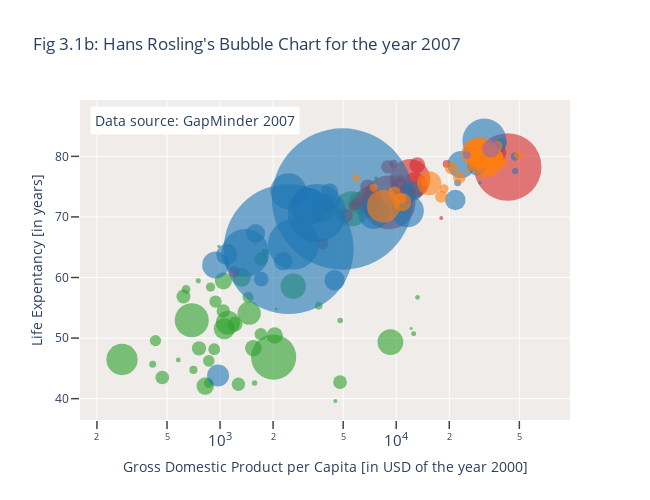

The notebook cell this image was saved under:
### Code cell
# (@) Send to Plotly and show in notebook
iplot(fig)

### Figure 1 — Plotly figure (JSON) as saved in the notebook; plotly's stock layout.template omitted (floating-point values rounded to 4 significant figures)
{"data": [{"marker": {"color": "#2ca02c", "line": {"width": 0}, "opacity": 0.6, "size": [33333216, 12420476, 8078314, 1639131, 14326203, 8390505, 17696293, 4369038, 10238807, 710960, 64606759, 3800610, 18013409, 496374, 80264543, 551201, 4906585, 76511887, 1454867, 1688359, 22873338, 9947814, 1472041, 35610177, 2012649, 3193942, 6036914, 19167654, 13327079, 12031795, 3270065, 1250882, 33757175, 19951656, 2055080, 12894865, 135031164, 798094, 8860588, 199579, 12267493, 6144562, 9118773, 43997828, 42292929, 1133066, 38139640, 5701579, 10276158, 29170398, 11746035, 12311143], "sizemode": "area", "sizeref": 131900.0}, "mode": "markers", "name": "Africa", "text": ["Country: Algeria    <br>Life Expectancy: 72.301 years    <br>GDP per capita: 6223.367465 $    <br>Population: 33.333216 million", "Country: Angola    <br>Life Expectancy: 42.731 years    <br>GDP per capita: 4797.231267 $    <br>Population: 12.420476 million", "Country: Benin    <br>Life Expectancy: 56.728 years    <br>GDP per capita: 1441.284873 $    <br>Population: 8.078314 million", "Country: Botswana    <br>Life Expectancy: 50.728 years    <br>GDP per capita: 12569.851770000001 $    <br>Population: 1.639131 million", "Country: Burkina Faso    <br>Life Expectancy: 52.295 years    <br>GDP per capita: 1217.032994 $    <br>Population: 14.326203 million", "Country: Burundi    <br>Life Expectancy: 49.58 years    <br>GDP per capita: 430.07069160000003 $    <br>Population: 8.390505 million", "Country: Cameroon    <br>Life Expectancy: 50.43 years    <br>GDP per capita: 2042.0952399999999 $    <br>Population: 17.696293 million", "Country: Central African Republic    <br>Life Expectancy: 44.74100000000001 years    <br>GDP per capita: 706.016537 $    <br>Population: 4.369038 million", "Country: Chad    <br>Life Expectancy: 50.651 years    <br>GDP per capita: 1704.0637239999999 $    <br>Population: 10.238807 million", "Country: Comoros    <br>Life Expectancy: 65.152 years    <br>GDP per capita: 986.1478792000001 $    <br>Population: 0.71096 million", "Country: Congo, Dem. Rep.    <br>Life Expectancy: 46.461999999999996 years    <br>GDP per capita: 277.55185869999997 $    <br>Population: 64.606759 million", "Country: Congo, Rep.    <br>Life Expectancy: 55.321999999999996 years    <br>GDP per capita: 3632.557798 $    <br>Population: 3.80061 million", "Country: Cote d'Ivoire    <br>Life Expectancy: 48.328 years    <br>GDP per capita: 1544.750112 $    <br>Population: 18.013409 million", "Country: Djibouti    <br>Life Expectancy: 54.791000000000004 years    <br>GDP per capita: 2082.4815670000003 $    <br>Population: 0.496374 million", "Country: Egypt    <br>Life Expectancy: 71.33800000000001 years    <br>GDP per capita: 5581.180998 $    <br>Population: 80.264543 million", "Country: Equatorial Guinea    <br>Life Expectancy: 51.57899999999999 years    <br>GDP per capita: 12154.08975 $    <br>Population: 0.551201 million", "Country: Eritrea    <br>Life Expectancy: 58.04 years    <br>GDP per capita: 641.3695236000001 $    <br>Population: 4.906585 million", "Country: Ethiopia    <br>Life Expectancy: 52.946999999999996 years    <br>GDP per capita: 690.8055759 $    <br>Population: 76.511887 million", "Country: Gabon    <br>Life Expectancy: 56.735 years    <br>GDP per capita: 13206.48452 $    <br>Population: 1.454867 million", "Country: Gambia    <br>Life Expectancy: 59.448 years    <br>GDP per capita: 752.7497265 $    <br>Population: 1.688359 million", "Country: Ghana    <br>Life Expectancy: 60.022 years    <br>GDP per capita: 1327.60891 $    <br>Population: 22.873338 million", "Country: Guinea    <br>Life Expectancy: 56.007 years    <br>GDP per capita: 942.6542111 $    <br>Population: 9.947814 million", "Country: Guinea-Bissau    <br>Life Expectancy: 46.388000000000005 years    <br>GDP per capita: 579.2317429999999 $    <br>Population: 1.472041 million", "Country: Kenya    <br>Life Expectancy: 54.11 years    <br>GDP per capita: 1463.249282 $    <br>Population: 35.610177 million", "Country: Lesotho    <br>Life Expectancy: 42.592 years    <br>GDP per capita: 1569.331442 $    <br>Population: 2.012649 million", "Country: Liberia    <br>Life Expectancy: 45.678000000000004 years    <br>GDP per capita: 414.5073415 $    <br>Population: 3.193942 million", "Country: Libya    <br>Life Expectancy: 73.952 years    <br>GDP per capita: 12057.49928 $    <br>Population: 6.036914 million", "Country: Madagascar    <br>Life Expectancy: 59.443000000000005 years    <br>GDP per capita: 1044.770126 $    <br>Population: 19.167654 million", "Country: Malawi    <br>Life Expectancy: 48.303000000000004 years    <br>GDP per capita: 759.3499101 $    <br>Population: 13.327079 million", "Country: Mali    <br>Life Expectancy: 54.467 years    <br>GDP per capita: 1042.581557 $    <br>Population: 12.031795 million", "Country: Mauritania    <br>Life Expectancy: 64.164 years    <br>GDP per capita: 1803.1514960000002 $    <br>Population: 3.270065 million", "Country: Mauritius    <br>Life Expectancy: 72.801 years    <br>GDP per capita: 10956.99112 $    <br>Population: 1.250882 million", "Country: Morocco    <br>Life Expectancy: 71.164 years    <br>GDP per capita: 3820.17523 $    <br>Population: 33.757175 million", "Country: Mozambique    <br>Life Expectancy: 42.082 years    <br>GDP per capita: 823.6856205 $    <br>Population: 19.951656 million", "Country: Namibia    <br>Life Expectancy: 52.906000000000006 years    <br>GDP per capita: 4811.060429 $    <br>Population: 2.05508 million", "Country: Niger    <br>Life Expectancy: 56.867 years    <br>GDP per capita: 619.6768923999999 $    <br>Population: 12.894865 million", "Country: Nigeria    <br>Life Expectancy: 46.858999999999995 years    <br>GDP per capita: 2013.9773050000001 $    <br>Population: 135.031164 million", "Country: Reunion    <br>Life Expectancy: 76.442 years    <br>GDP per capita: 7670.122558 $    <br>Population: 0.798094 million", "Country: Rwanda    <br>Life Expectancy: 46.242 years    <br>GDP per capita: 863.0884639000001 $    <br>Population: 8.860588 million", "Country: Sao Tome and Principe    <br>Life Expectancy: 65.528 years    <br>GDP per capita: 1598.435089 $    <br>Population: 0.199579 million", "Country: Senegal    <br>Life Expectancy: 63.062 years    <br>GDP per capita: 1712.4721359999999 $    <br>Population: 12.267493 million", "Country: Sierra Leone    <br>Life Expectancy: 42.568000000000005 years    <br>GDP per capita: 862.5407561000001 $    <br>Population: 6.144562 million", "Country: Somalia    <br>Life Expectancy: 48.159 years    <br>GDP per capita: 926.1410683 $    <br>Population: 9.118773 million", "Country: South Africa    <br>Life Expectancy: 49.339 years    <br>GDP per capita: 9269.657808 $    <br>Population: 43.997828 million", "Country: Sudan    <br>Life Expectancy: 58.556000000000004 years    <br>GDP per capita: 2602.394995 $    <br>Population: 42.292929 million", "Country: Swaziland    <br>Life Expectancy: 39.613 years    <br>GDP per capita: 4513.480643 $    <br>Population: 1.133066 million", "Country: Tanzania    <br>Life Expectancy: 52.516999999999996 years    <br>GDP per capita: 1107.482182 $    <br>Population: 38.13964 million", "Country: Togo    <br>Life Expectancy: 58.42 years    <br>GDP per capita: 882.9699437999999 $    <br>Population: 5.701579 million", "Country: Tunisia    <br>Life Expectancy: 73.923 years    <br>GDP per capita: 7092.923025 $    <br>Population: 10.276158 million", "Country: Uganda    <br>Life Expectancy: 51.542 years    <br>GDP per capita: 1056.3801210000001 $    <br>Population: 29.170398 million", "Country: Zambia    <br>Life Expectancy: 42.38399999999999 years    <br>GDP per capita: 1271.211593 $    <br>Population: 11.746035 million", "Country: Zimbabwe    <br>Life Expectancy: 43.486999999999995 years    <br>GDP per capita: 469.70929810000007 $    <br>Population: 12.311143 million"], "type": "scatter", "x": [6223.0, 4797.0, 1441.0, 12570.0, 1217.0, 430.1, 2042.0, 706.0, 1704.0, 986.1, 277.6, 3633.0, 1545.0, 2082.0, 5581.0, 12150.0, 641.4, 690.8, 13210.0, 752.7, 1328.0, 942.7, 579.2, 1463.0, 1569.0, 414.5, 12060.0, 1045.0, 759.3, 1043.0, 1803.0, 10960.0, 3820.0, 823.7, 4811.0, 619.7, 2014.0, 7670.0, 863.1, 1598.0, 1712.0, 862.5, 926.1, 9270.0, 2602.0, 4513.0, 1107.0, 883.0, 7093.0, 1056.0, 1271.0, 469.7], "y": [72.3, 42.73, 56.73, 50.73, 52.3, 49.58, 50.43, 44.74, 50.65, 65.15, 46.46, 55.32, 48.33, 54.79, 71.34, 51.58, 58.04, 52.95, 56.73, 59.45, 60.02, 56.01, 46.39, 54.11, 42.59, 45.68, 73.95, 59.44, 48.3, 54.47, 64.16, 72.8, 71.16, 42.08, 52.91, 56.87, 46.86, 76.44, 46.24, 65.53, 63.06, 42.57, 48.16, 49.34, 58.56, 39.61, 52.52, 58.42, 73.92, 51.54, 42.38, 43.49]}, {"marker": {"color": "#d62728", "line": {"width": 0}, "opacity": 0.6, "size": [40301927, 9119152, 190010647, 33390141, 16284741, 44227550, 4133884, 11416987, 9319622, 13755680, 6939688, 12572928, 8502814, 7483763, 2780132, 108700891, 5675356, 3242173, 6667147, 28674757, 3942491, 1056608, 301139947, 3447496, 26084662], "sizemode": "area", "sizeref": 131900.0}, "mode": "markers", "name": "Americas", "text": ["Country: Argentina    <br>Life Expectancy: 75.32 years    <br>GDP per capita: 12779.379640000001 $    <br>Population: 40.301927 million", "Country: Bolivia    <br>Life Expectancy: 65.554 years    <br>GDP per capita: 3822.1370840000004 $    <br>Population: 9.119152 million", "Country: Brazil    <br>Life Expectancy: 72.39 years    <br>GDP per capita: 9065.800825 $    <br>Population: 190.010647 million", "Country: Canada    <br>Life Expectancy: 80.653 years    <br>GDP per capita: 36319.235010000004 $    <br>Population: 33.390141 million", "Country: Chile    <br>Life Expectancy: 78.553 years    <br>GDP per capita: 13171.63885 $    <br>Population: 16.284741 million", "Country: Colombia    <br>Life Expectancy: 72.889 years    <br>GDP per capita: 7006.580419 $    <br>Population: 44.22755 million", "Country: Costa Rica    <br>Life Expectancy: 78.782 years    <br>GDP per capita: 9645.06142 $    <br>Population: 4.133884 million", "Country: Cuba    <br>Life Expectancy: 78.273 years    <br>GDP per capita: 8948.102923 $    <br>Population: 11.416987 million", "Country: Dominican Republic    <br>Life Expectancy: 72.235 years    <br>GDP per capita: 6025.374752000001 $    <br>Population: 9.319622 million", "Country: Ecuador    <br>Life Expectancy: 74.994 years    <br>GDP per capita: 6873.262326000001 $    <br>Population: 13.75568 million", "Country: El Salvador    <br>Life Expectancy: 71.878 years    <br>GDP per capita: 5728.353514 $    <br>Population: 6.939688 million", "Country: Guatemala    <br>Life Expectancy: 70.259 years    <br>GDP per capita: 5186.050003 $    <br>Population: 12.572928 million", "Country: Haiti    <br>Life Expectancy: 60.916000000000004 years    <br>GDP per capita: 1201.637154 $    <br>Population: 8.502814 million", "Country: Honduras    <br>Life Expectancy: 70.19800000000001 years    <br>GDP per capita: 3548.3308460000003 $    <br>Population: 7.483763 million", "Country: Jamaica    <br>Life Expectancy: 72.567 years    <br>GDP per capita: 7320.880262000001 $    <br>Population: 2.780132 million", "Country: Mexico    <br>Life Expectancy: 76.195 years    <br>GDP per capita: 11977.57496 $    <br>Population: 108.700891 million", "Country: Nicaragua    <br>Life Expectancy: 72.899 years    <br>GDP per capita: 2749.320965 $    <br>Population: 5.675356 million", "Country: Panama    <br>Life Expectancy: 75.53699999999999 years    <br>GDP per capita: 9809.185636 $    <br>Population: 3.242173 million", "Country: Paraguay    <br>Life Expectancy: 71.752 years    <br>GDP per capita: 4172.838464 $    <br>Population: 6.667147 million", "Country: Peru    <br>Life Expectancy: 71.421 years    <br>GDP per capita: 7408.905561 $    <br>Population: 28.674757 million", "Country: Puerto Rico    <br>Life Expectancy: 78.74600000000001 years    <br>GDP per capita: 19328.70901 $    <br>Population: 3.942491 million", "Country: Trinidad and Tobago    <br>Life Expectancy: 69.819 years    <br>GDP per capita: 18008.50924 $    <br>Population: 1.056608 million", "Country: United States    <br>Life Expectancy: 78.242 years    <br>GDP per capita: 42951.65309 $    <br>Population: 301.139947 million", "Country: Uruguay    <br>Life Expectancy: 76.384 years    <br>GDP per capita: 10611.46299 $    <br>Population: 3.447496 million", "Country: Venezuela    <br>Life Expectancy: 73.747 years    <br>GDP per capita: 11415.805690000001 $    <br>Population: 26.084662 million"], "type": "scatter", "x": [12780.0, 3822.0, 9066.0, 36320.0, 13170.0, 7007.0, 9645.0, 8948.0, 6025.0, 6873.0, 5728.0, 5186.0, 1202.0, 3548.0, 7321.0, 11980.0, 2749.0, 9809.0, 4173.0, 7409.0, 19330.0, 18010.0, 42950.0, 10610.0, 11420.0], "y": [75.32, 65.55, 72.39, 80.65, 78.55, 72.89, 78.78, 78.27, 72.23, 74.99, 71.88, 70.26, 60.92, 70.2, 72.57, 76.19, 72.9, 75.54, 71.75, 71.42, 78.75, 69.82, 78.24, 76.38, 73.75]}, {"marker": {"color": "#1f77b4", "line": {"width": 0}, "opacity": 0.6, "size": [31889923, 708573, 150448339, 14131858, 1318683096, 6980412, 1110396331, 223547000, 69453570, 27499638, 6426679, 127467972, 6053193, 23301725, 49044790, 2505559, 3921278, 24821286, 2874127, 47761980, 28901790, 3204897, 169270617, 91077287, 27601038, 4553009, 20378239, 19314747, 23174294, 65068149, 85262356, 4018332, 22211743], "sizemode": "area", "sizeref": 131900.0}, "mode": "markers", "name": "Asia", "text": ["Country: Afghanistan    <br>Life Expectancy: 43.828 years    <br>GDP per capita: 974.5803384 $    <br>Population: 31.889923 million", "Country: Bahrain    <br>Life Expectancy: 75.635 years    <br>GDP per capita: 29796.048339999998 $    <br>Population: 0.708573 million", "Country: Bangladesh    <br>Life Expectancy: 64.062 years    <br>GDP per capita: 1391.253792 $    <br>Population: 150.448339 million", "Country: Cambodia    <br>Life Expectancy: 59.723 years    <br>GDP per capita: 1713.7786859999999 $    <br>Population: 14.131858 million", "Country: China    <br>Life Expectancy: 72.961 years    <br>GDP per capita: 4959.1148539999995 $    <br>Population: 1318.683096 million", "Country: Hong Kong, China    <br>Life Expectancy: 82.208 years    <br>GDP per capita: 39724.97867 $    <br>Population: 6.980412 million", "Country: India    <br>Life Expectancy: 64.69800000000001 years    <br>GDP per capita: 2452.210407 $    <br>Population: 1110.396331 million", "Country: Indonesia    <br>Life Expectancy: 70.65 years    <br>GDP per capita: 3540.6515640000002 $    <br>Population: 223.547 million", "Country: Iran    <br>Life Expectancy: 70.964 years    <br>GDP per capita: 11605.71449 $    <br>Population: 69.45357 million", "Country: Iraq    <br>Life Expectancy: 59.545 years    <br>GDP per capita: 4471.061906 $    <br>Population: 27.499638 million", "Country: Israel    <br>Life Expectancy: 80.745 years    <br>GDP per capita: 25523.2771 $    <br>Population: 6.426679 million", "Country: Japan    <br>Life Expectancy: 82.603 years    <br>GDP per capita: 31656.06806 $    <br>Population: 127.467972 million", "Country: Jordan    <br>Life Expectancy: 72.535 years    <br>GDP per capita: 4519.461171 $    <br>Population: 6.053193 million", "Country: Korea, Dem. Rep.    <br>Life Expectancy: 67.297 years    <br>GDP per capita: 1593.06548 $    <br>Population: 23.301725 million", "Country: Korea, Rep.    <br>Life Expectancy: 78.623 years    <br>GDP per capita: 23348.139730000003 $    <br>Population: 49.04479 million", "Country: Kuwait    <br>Life Expectancy: 77.58800000000001 years    <br>GDP per capita: 47306.98978 $    <br>Population: 2.505559 million", "Country: Lebanon    <br>Life Expectancy: 71.993 years    <br>GDP per capita: 10461.05868 $    <br>Population: 3.921278 million", "Country: Malaysia    <br>Life Expectancy: 74.241 years    <br>GDP per capita: 12451.6558 $    <br>Population: 24.821286 million", "Country: Mongolia    <br>Life Expectancy: 66.803 years    <br>GDP per capita: 3095.7722710000003 $    <br>Population: 2.874127 million", "Country: Myanmar    <br>Life Expectancy: 62.068999999999996 years    <br>GDP per capita: 944.0 $    <br>Population: 47.76198 million", "Country: Nepal    <br>Life Expectancy: 63.785 years    <br>GDP per capita: 1091.359778 $    <br>Population: 28.90179 million", "Country: Oman    <br>Life Expectancy: 75.64 years    <br>GDP per capita: 22316.19287 $    <br>Population: 3.204897 million", "Country: Pakistan    <br>Life Expectancy: 65.483 years    <br>GDP per capita: 2605.94758 $    <br>Population: 169.270617 million", "Country: Philippines    <br>Life Expectancy: 71.688 years    <br>GDP per capita: 3190.481016 $    <br>Population: 91.077287 million", "Country: Saudi Arabia    <br>Life Expectancy: 72.777 years    <br>GDP per capita: 21654.83194 $    <br>Population: 27.601038 million", "Country: Singapore    <br>Life Expectancy: 79.972 years    <br>GDP per capita: 47143.179639999995 $    <br>Population: 4.553009 million", "Country: Sri Lanka    <br>Life Expectancy: 72.396 years    <br>GDP per capita: 3970.0954070000003 $    <br>Population: 20.378239 million", "Country: Syria    <br>Life Expectancy: 74.143 years    <br>GDP per capita: 4184.548089 $    <br>Population: 19.314747 million", "Country: Taiwan    <br>Life Expectancy: 78.4 years    <br>GDP per capita: 28718.27684 $    <br>Population: 23.174294 million", "Country: Thailand    <br>Life Expectancy: 70.616 years    <br>GDP per capita: 7458.3963269999995 $    <br>Population: 65.068149 million", "Country: Vietnam    <br>Life Expectancy: 74.249 years    <br>GDP per capita: 2441.576404 $    <br>Population: 85.262356 million", "Country: West Bank and Gaza    <br>Life Expectancy: 73.422 years    <br>GDP per capita: 3025.349798 $    <br>Population: 4.018332 million", "Country: Yemen, Rep.    <br>Life Expectancy: 62.698 years    <br>GDP per capita: 2280.769906 $    <br>Population: 22.211743 million"], "type": "scatter", "x": [974.6, 29800.0, 1391.0, 1714.0, 4959.0, 39720.0, 2452.0, 3541.0, 11610.0, 4471.0, 25520.0, 31660.0, 4519.0, 1593.0, 23350.0, 47310.0, 10460.0, 12450.0, 3096.0, 944, 1091.0, 22320.0, 2606.0, 3190.0, 21650.0, 47140.0, 3970.0, 4185.0, 28720.0, 7458.0, 2442.0, 3025.0, 2281.0], "y": [43.83, 75.64, 64.06, 59.72, 72.96, 82.21, 64.7, 70.65, 70.96, 59.55, 80.75, 82.6, 72.53, 67.3, 78.62, 77.59, 71.99, 74.24, 66.8, 62.07, 63.78, 75.64, 65.48, 71.69, 72.78, 79.97, 72.4, 74.14, 78.4, 70.62, 74.25, 73.42, 62.7]}, {"marker": {"color": "#ff7f0e", "line": {"width": 0}, "opacity": 0.6, "size": [3600523, 8199783, 10392226, 4552198, 7322858, 4493312, 10228744, 5468120, 5238460, 61083916, 82400996, 10706290, 9956108, 301931, 4109086, 58147733, 684736, 16570613, 4627926, 38518241, 10642836, 22276056, 10150265, 5447502, 2009245, 40448191, 9031088, 7554661, 71158647, 60776238], "sizemode": "area", "sizeref": 131900.0}, "mode": "markers", "name": "Europe", "text": ["Country: Albania    <br>Life Expectancy: 76.423 years    <br>GDP per capita: 5937.029525999999 $    <br>Population: 3.600523 million", "Country: Austria    <br>Life Expectancy: 79.829 years    <br>GDP per capita: 36126.4927 $    <br>Population: 8.199783 million", "Country: Belgium    <br>Life Expectancy: 79.441 years    <br>GDP per capita: 33692.60508 $    <br>Population: 10.392226 million", "Country: Bosnia and Herzegovina    <br>Life Expectancy: 74.852 years    <br>GDP per capita: 7446.298803 $    <br>Population: 4.552198 million", "Country: Bulgaria    <br>Life Expectancy: 73.005 years    <br>GDP per capita: 10680.79282 $    <br>Population: 7.322858 million", "Country: Croatia    <br>Life Expectancy: 75.748 years    <br>GDP per capita: 14619.222719999998 $    <br>Population: 4.493312 million", "Country: Czech Republic    <br>Life Expectancy: 76.486 years    <br>GDP per capita: 22833.30851 $    <br>Population: 10.228744 million", "Country: Denmark    <br>Life Expectancy: 78.332 years    <br>GDP per capita: 35278.41874 $    <br>Population: 5.46812 million", "Country: Finland    <br>Life Expectancy: 79.313 years    <br>GDP per capita: 33207.0844 $    <br>Population: 5.23846 million", "Country: France    <br>Life Expectancy: 80.657 years    <br>GDP per capita: 30470.0167 $    <br>Population: 61.083916 million", "Country: Germany    <br>Life Expectancy: 79.406 years    <br>GDP per capita: 32170.37442 $    <br>Population: 82.400996 million", "Country: Greece    <br>Life Expectancy: 79.483 years    <br>GDP per capita: 27538.41188 $    <br>Population: 10.70629 million", "Country: Hungary    <br>Life Expectancy: 73.33800000000001 years    <br>GDP per capita: 18008.94444 $    <br>Population: 9.956108 million", "Country: Iceland    <br>Life Expectancy: 81.757 years    <br>GDP per capita: 36180.789189999996 $    <br>Population: 0.301931 million", "Country: Ireland    <br>Life Expectancy: 78.885 years    <br>GDP per capita: 40675.99635 $    <br>Population: 4.109086 million", "Country: Italy    <br>Life Expectancy: 80.546 years    <br>GDP per capita: 28569.7197 $    <br>Population: 58.147733 million", "Country: Montenegro    <br>Life Expectancy: 74.543 years    <br>GDP per capita: 9253.896111 $    <br>Population: 0.684736 million", "Country: Netherlands    <br>Life Expectancy: 79.762 years    <br>GDP per capita: 36797.93332 $    <br>Population: 16.570613 million", "Country: Norway    <br>Life Expectancy: 80.196 years    <br>GDP per capita: 49357.19017 $    <br>Population: 4.627926 million", "Country: Poland    <br>Life Expectancy: 75.563 years    <br>GDP per capita: 15389.924680000002 $    <br>Population: 38.518241 million", "Country: Portugal    <br>Life Expectancy: 78.098 years    <br>GDP per capita: 20509.64777 $    <br>Population: 10.642836 million", "Country: Romania    <br>Life Expectancy: 72.476 years    <br>GDP per capita: 10808.47561 $    <br>Population: 22.276056 million", "Country: Serbia    <br>Life Expectancy: 74.002 years    <br>GDP per capita: 9786.534714 $    <br>Population: 10.150265 million", "Country: Slovak Republic    <br>Life Expectancy: 74.663 years    <br>GDP per capita: 18678.31435 $    <br>Population: 5.447502 million", "Country: Slovenia    <br>Life Expectancy: 77.926 years    <br>GDP per capita: 25768.25759 $    <br>Population: 2.009245 million", "Country: Spain    <br>Life Expectancy: 80.941 years    <br>GDP per capita: 28821.0637 $    <br>Population: 40.448191 million", "Country: Sweden    <br>Life Expectancy: 80.884 years    <br>GDP per capita: 33859.74835 $    <br>Population: 9.031088 million", "Country: Switzerland    <br>Life Expectancy: 81.70100000000001 years    <br>GDP per capita: 37506.419069999996 $    <br>Population: 7.554661 million", "Country: Turkey    <br>Life Expectancy: 71.777 years    <br>GDP per capita: 8458.276384 $    <br>Population: 71.158647 million", "Country: United Kingdom    <br>Life Expectancy: 79.425 years    <br>GDP per capita: 33203.26128 $    <br>Population: 60.776238 million"], "type": "scatter", "x": [5937.0, 36130.0, 33690.0, 7446.0, 10680.0, 14620.0, 22830.0, 35280.0, 33210.0, 30470.0, 32170.0, 27540.0, 18010.0, 36180.0, 40680.0, 28570.0, 9254.0, 36800.0, 49360.0, 15390.0, 20510.0, 10810.0, 9787.0, 18680.0, 25770.0, 28820.0, 33860.0, 37510.0, 8458.0, 33200.0], "y": [76.42, 79.83, 79.44, 74.85, 73.0, 75.75, 76.49, 78.33, 79.31, 80.66, 79.41, 79.48, 73.34, 81.76, 78.89, 80.55, 74.54, 79.76, 80.2, 75.56, 78.1, 72.48, 74.0, 74.66, 77.93, 80.94, 80.88, 81.7, 71.78, 79.42]}, {"marker": {"color": "#9467bd", "line": {"width": 0}, "opacity": 0.6, "size": [20434176, 4115771], "sizemode": "area", "sizeref": 131900.0}, "mode": "markers", "name": "Oceania", "text": ["Country: Australia    <br>Life Expectancy: 81.235 years    <br>GDP per capita: 34435.367439999995 $    <br>Population: 20.434176 million", "Country: New Zealand    <br>Life Expectancy: 80.204 years    <br>GDP per capita: 25185.00911 $    <br>Population: 4.115771 million"], "type": "scatter", "x": [34440.0, 25190.0], "y": [81.23, 80.2]}], "layout": {"annotations": [{"bgcolor": "#FFFFFF", "borderpad": 4, "font": {"size": 14}, "showarrow": false, "text": "Data source: GapMinder 2007", "x": 0.02, "xref": "paper", "y": 0.98, "yref": "paper"}], "autosize": false, "height": 500, "hovermode": "closest", "plot_bgcolor": "#EFECEA", "showlegend": false, "title": {"text": "Fig 3.1b: Hans Rosling's Bubble Chart for the year 2007"}, "width": 650, "xaxis": {"autorange": true, "exponentformat": "power", "gridcolor": "#FFFFFF", "range": [2.205, 4.987], "showexponent": "all", "ticklen": 8, "ticks": "outside", "tickwidth": 1.5, "title": {"text": "Gross Domestic Product per Capita [in USD of the year 2000]"}, "type": "log", "zeroline": false}, "yaxis": {"autorange": true, "gridcolor": "#FFFFFF", "range": [36.48, 89.3], "ticklen": 8, "ticks": "outside", "tickwidth": 1.5, "title": {"text": "Life Expentancy [in years]"}, "type": "linear", "zeroline": false}}}
